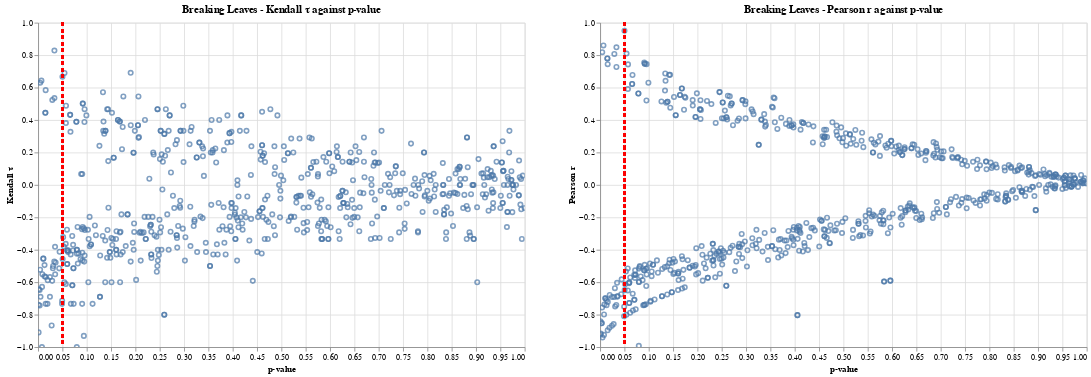

Notebook code cell kept with this figure:
### Code cell
import altair as alt

chart1 = alt.Chart(df_break).mark_point().encode(
    x='p-value',
    y='Kendall τ',
    tooltip=['site', 'State', 'p-value', 'Kendall τ']
).interactive().properties(width=600, height=400, title='Breaking Leaves - Kendall τ against p-value' )

chart2 = alt.Chart(df_break).mark_point().encode(
    x='p-value',
    y='Pearson r',
    tooltip=['site', 'State', 'p-value', 'Pearson r']
).interactive().properties(width=600, height=400, title='Breaking Leaves - Pearson r against p-value')

rule1 = alt.Chart(df_break).mark_rule(color='red', opacity=0.5, strokeWidth=2, strokeDash=[4, 4]).encode(
    x=alt.datum(0.05)
)

rule2 = alt.Chart(df_break).mark_rule(color='red', opacity=0.5, strokeWidth=2, strokeDash=[4, 4]).encode(
    x=alt.datum(0.05)
)

layer_chart = (chart1 + rule1) | (chart2 + rule2)
layer_chart.spacing = 50
layer_chart

### Figure 1 — Vega-Lite specification as saved in the notebook (floating-point values rounded to 4 significant figures; data arrays with more than 128 entries replaced by an {"elided": "..."} marker saying what was removed)
{"config": {"view": {"continuousWidth": 400, "continuousHeight": 300}}, "hconcat": [{"layer": [{"mark": "point", "encoding": {"tooltip": [{"field": "site", "type": "nominal"}, {"field": "State", "type": "nominal"}, {"field": "p-value", "type": "quantitative"}, {"field": "Kendall τ", "type": "quantitative"}], "x": {"field": "p-value", "type": "quantitative"}, "y": {"field": "Kendall τ", "type": "quantitative"}}, "height": 400, "selection": {"selector013": {"type": "interval", "bind": "scales", "encodings": ["x", "y"]}}, "title": "Breaking Leaves - Kendall τ against p-value", "width": 600}, {"mark": {"type": "rule", "color": "red", "opacity": 0.5, "strokeDash": [4, 4], "strokeWidth": 2}, "encoding": {"x": {"datum": 0.05}}}]}, {"layer": [{"mark": "point", "encoding": {"tooltip": [{"field": "site", "type": "nominal"}, {"field": "State", "type": "nominal"}, {"field": "p-value", "type": "quantitative"}, {"field": "Pearson r", "type": "quantitative"}], "x": {"field": "p-value", "type": "quantitative"}, "y": {"field": "Pearson r", "type": "quantitative"}}, "height": 400, "selection": {"selector014": {"type": "interval", "bind": "scales", "encodings": ["x", "y"]}}, "title": "Breaking Leaves - Pearson r against p-value", "width": 600}, {"mark": {"type": "rule", "color": "red", "opacity": 0.5, "strokeDash": [4, 4], "strokeWidth": 2}, "encoding": {"x": {"datum": 0.05}}}]}], "data": {"name": "data-e97a45a9a2de2397223b672a428702bd"}, "spacing": 50, "$schema": "https://vega.github.io/schema/vega-lite/v4.17.0.json", "datasets": {"data-e97a45a9a2de2397223b672a428702bd": {"elided": "643 records"}}}
